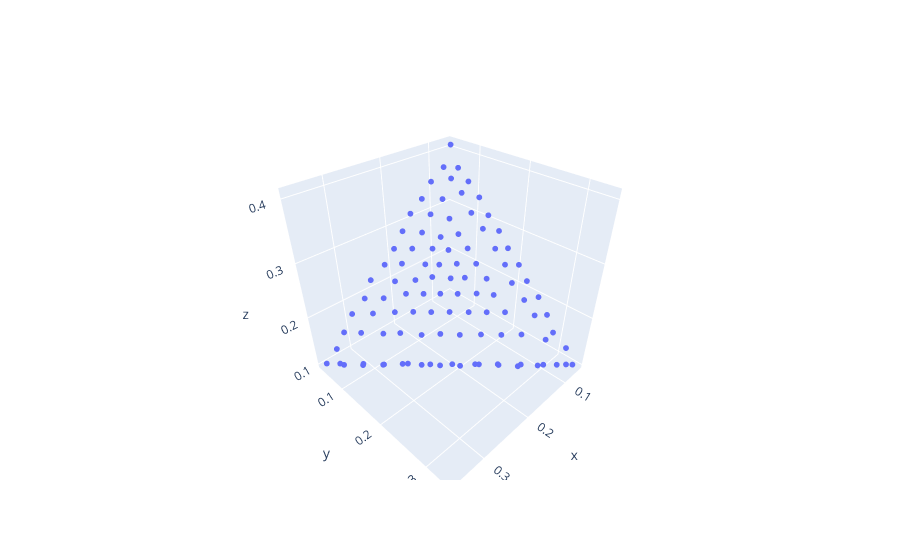

The notebook cell this image was saved under:
### Code cell
fig2 = go.Figure(data=go.Scatter3d(x=objectives2[:,0],
                                   y=objectives2[:,1],
                                   z=objectives2[:,2],
                                   mode="markers",
                                   marker_size=2))
fig2
